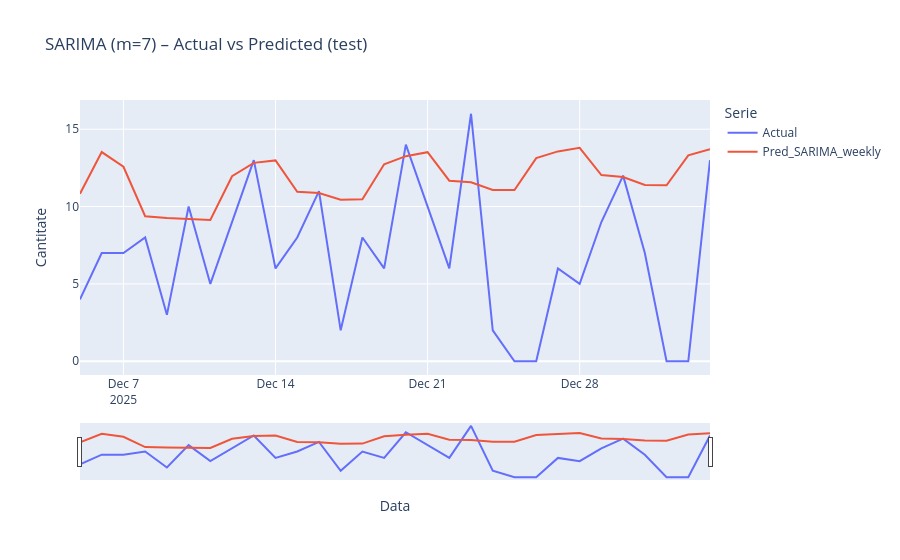

Write notebook code for a chart like this one.
### Code cell
import plotly.express as px

df_plot = pd.DataFrame({
    "DATA": test.index,
    "Actual": test.values,
    "Pred_SARIMA_weekly": pred_weekly.values
})

df_long = df_plot.melt("DATA", var_name="Serie", value_name="Cantitate")

fig = px.line(df_long, x="DATA", y="Cantitate", color="Serie",
              title="SARIMA (m=7) – Actual vs Predicted (test)")
fig.update_layout(hovermode="x unified", xaxis_title="Data", yaxis_title="Cantitate")
fig.update_xaxes(rangeslider_visible=True)
fig.show()
